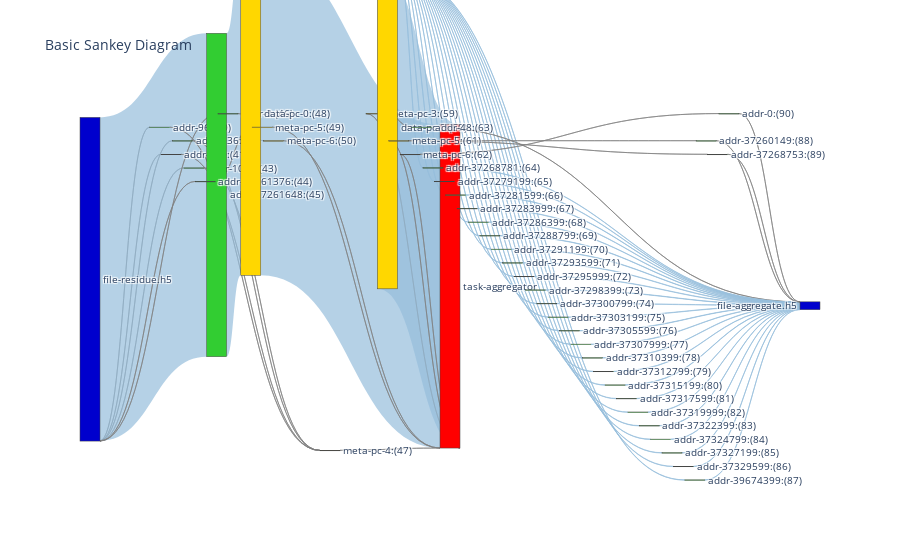

The notebook cell saved with this chart:
### Code cell
AGG = nx.compose(G_AGG_R, G_AGG_W)
print(AGG)
print(get_min_max_loc(AGG))

min_x = 39
pos = nx.get_node_attributes(AGG,'pos')
AGG_SHIFT = AGG

for n in AGG.nodes:
  _x = pos[n][0] - min_x
  _y = pos[n][1]
  AGG_SHIFT.add_node(n,pos=(_x,_y))


# draw_graph(AGG,COLOR_MAP,rm_tags=['agg_r','agg_w'])

agg_nodes, agg_nodes_dict = get_nodes_for_sankey(AGG_SHIFT,rm_tags=['agg_r','agg_w'])

agg_links = get_links_for_sankey(AGG_SHIFT, agg_nodes_dict)

agg_sankey = go.Sankey(
            node = agg_nodes,
            link = agg_links, 
            orientation='h',
            # domain=dict(
            #   row=1,
            #   column=0,),
            arrangement = "freeform",
            )

layout =  go.Layout(
    title = "Basic Sankey Diagram",
    bargap = 1,
    barmode = 'stack',
    font = dict(
      size = 10
    )
)

fig = go.Figure(data=agg_sankey, layout=layout)
fig.show()
fig.write_html(f"{image_path}/sankey-sampled-agg-vol-vfd.html")

### Figure 1 — Plotly figure (JSON) as saved in the notebook; plotly's stock layout.template omitted (floating-point values rounded to 4 significant figures)
{"data": [{"arrangement": "freeform", "link": {"color": ["rgba(128, 128, 128, 0.7)", "rgba(128, 128, 128, 0.7)", "rgba(128, 128, 128, 0.7)", "rgba(128, 128, 128, 0.7)", "rgba(150, 190, 220,0.7)", "rgba(128, 128, 128, 0.7)", "rgba(128, 128, 128, 0.7)", "rgba(128, 128, 128, 0.7)", "rgba(128, 128, 128, 0.7)", "rgba(128, 128, 128, 0.7)", "rgba(128, 128, 128, 0.7)", "rgba(150, 190, 220,0.7)", "rgba(128, 128, 128, 0.7)", "rgba(128, 128, 128, 0.7)", "rgba(128, 128, 128, 0.7)", "rgba(150, 190, 220,0.7)", "rgba(128, 128, 128, 0.7)", "rgba(128, 128, 128, 0.7)", "rgba(128, 128, 128, 0.7)", "rgba(150, 190, 220, 0.7)", "rgba(128, 128, 128, 0.7)", "rgba(128, 128, 128, 0.7)", "rgba(128, 128, 128, 0.7)", "rgba(150, 190, 220, 0.7)", "rgba(150, 190, 220, 0.7)", "rgba(150, 190, 220, 0.7)", "rgba(150, 190, 220, 0.7)", "rgba(150, 190, 220, 0.7)", "rgba(150, 190, 220, 0.7)", "rgba(150, 190, 220, 0.7)", "rgba(150, 190, 220, 0.7)", "rgba(150, 190, 220, 0.7)", "rgba(150, 190, 220, 0.7)", "rgba(150, 190, 220, 0.7)", "rgba(150, 190, 220, 0.7)", "rgba(150, 190, 220, 0.7)", "rgba(150, 190, 220, 0.7)", "rgba(150, 190, 220, 0.7)", "rgba(150, 190, 220, 0.7)", "rgba(150, 190, 220, 0.7)", "rgba(150, 190, 220, 0.7)", "rgba(150, 190, 220, 0.7)", "rgba(150, 190, 220, 0.7)", "rgba(150, 190, 220, 0.7)", "rgba(150, 190, 220, 0.7)", "rgba(150, 190, 220, 0.7)", "rgba(150, 190, 220, 0.7)", "rgba(128, 128, 128, 0.7)", "rgba(128, 128, 128, 0.7)", "rgba(128, 128, 128, 0.7)", "rgba(128, 128, 128, 0.7)", "rgba(150, 190, 220, 0.7)", "rgba(150, 190, 220, 0.7)", "rgba(150, 190, 220, 0.7)", "rgba(150, 190, 220, 0.7)", "rgba(150, 190, 220, 0.7)", "rgba(150, 190, 220, 0.7)", "rgba(150, 190, 220, 0.7)", "rgba(150, 190, 220, 0.7)", "rgba(150, 190, 220, 0.7)", "rgba(150, 190, 220, 0.7)", "rgba(150, 190, 220, 0.7)", "rgba(150, 190, 220, 0.7)", "rgba(150, 190, 220, 0.7)", "rgba(150, 190, 220, 0.7)", "rgba(150, 190, 220, 0.7)", "rgba(150, 190, 220, 0.7)", "rgba(150, 190, 220, 0.7)", "rgba(150, 190, 220, 0.7)", "rgba(150, 190, 220, 0.7)", "rgba(150, 190, 220, 0.7)", "rgba(150, 190, 220, 0.7)", "rgba(150, 190, 220, 0.7)", "rgba(150, 190, 220, 0.7)", "rgba(150, 190, 220, 0.7)", "rgba(128, 128, 128, 0.7)", "rgba(128, 128, 128, 0.7)", "rgba(128, 128, 128, 0.7)"], "customdata": [1, 1, 1, 1, 1, 1, 1, 1, 1, 1, 1, 1, 1, 1, 1, 1, 1, 1, 1, 1, 1, 1, 1, 1, 1, 1, 1, 1, 1, 1, 1, 1, 1, 1, 1, 1, 1, 1, 1, 1, 1, 1, 1, 1, 1, 1, 1, 1, 1, 3, 1, 1, 1, 1, 1, 1, 1, 1, 1, 1, 1, 1, 1, 1, 1, 1, 1, 1, 1, 1, 1, 1, 1, 1, 1, 1, 1, 3], "label": ["Access Volume : 512 B <br />Average Count : 1 <br />Average Access Size : 512 B <br />", "Access Volume : 512 B <br />Average Count : 1 <br />Average Access Size : 512 B <br />", "Access Volume : 544 B <br />Average Count : 1 <br />Average Access Size : 544 B <br />", "Access Volume : 328 B <br />Average Count : 1 <br />Average Access Size : 328 B <br />", "Access Volume : 2.4 MB <br />Average Count : 1 <br />Average Access Size : 2.4 MB <br />", "Access Volume : 512 B <br />Average Count : 1 <br />Average Access Size : 512 B <br />", "Access Volume : 1 B <br />Average Count : 1 <br />Average Access Size : 1 B <br />", "Access Volume : 512 B <br />Average Count : 1 <br />Average Access Size : 512 B <br />", "Access Volume : 512 B <br />Average Count : 1 <br />Average Access Size : 512 B <br />", "Access Volume : 544 B <br />Average Count : 1 <br />Average Access Size : 544 B <br />", "Access Volume : 328 B <br />Average Count : 1 <br />Average Access Size : 328 B <br />", "Access Volume : 2.4 MB <br />Average Count : 1 <br />Average Access Size : 2.4 MB <br />", "Access Volume : 512 B <br />Average Count : 1 <br />Average Access Size : 512 B <br />", "Access Volume : 1 B <br />Average Count : 1 <br />Average Access Size : 1 B <br />", "Access Volume : 1 B <br />Average Count : 1 <br />Average Access Size : 1 B <br />", "Access Volume : 2.4 MB <br />Average Count : 1 <br />Average Access Size : 2.4 MB <br />", "Access Volume : 1 B <br />Average Count : 1 <br />Average Access Size : 1 B <br />", "Access Volume : 1 B <br />Average Count : 1 <br />Average Access Size : 1 B <br />", "Access Volume : 1 B <br />Average Count : 1 <br />Average Access Size : 1 B <br />", "Access Volume : 2.4 MB <br />Average Count : 1 <br />Average Access Size : 2.4 MB <br />", "Access Volume : 1 B <br />Average Count : 1 <br />Average Access Size : 1 B <br />", "Access Volume : 1 B <br />Average Count : 1 <br />Average Access Size : 1 B <br />", "Access Volume : 512 B <br />Average Count : 1 <br />Average Access Size : 512 B <br />", "Access Volume : 2.4 KB <br />Average Count : 1 <br />Average Access Size : 2.4 KB <br />", "Access Volume : 2.4 KB <br />Average Count : 1 <br />Average Access Size : 2.4 KB <br />", "Access Volume : 2.4 KB <br />Average Count : 1 <br />Average Access Size : 2.4 KB <br />", "Access Volume : 2.4 KB <br />Average Count : 1 <br />Average Access Size : 2.4 KB <br />", "Access Volume : 2.4 KB <br />Average Count : 1 <br />Average Access Size : 2.4 KB <br />", "Access Volume : 2.4 KB <br />Average Count : 1 <br />Average Access Size : 2.4 KB <br />", "Access Volume : 2.4 KB <br />Average Count : 1 <br />Average Access Size : 2.4 KB <br />", "Access Volume : 2.4 KB <br />Average Count : 1 <br />Average Access Size : 2.4 KB <br />", "Access Volume : 2.4 KB <br />Average Count : 1 <br />Average Access Size : 2.4 KB <br />", "Access Volume : 2.4 KB <br />Average Count : 1 <br />Average Access Size : 2.4 KB <br />", "Access Volume : 2.4 KB <br />Average Count : 1 <br />Average Access Size : 2.4 KB <br />", "Access Volume : 2.4 KB <br />Average Count : 1 <br />Average Access Size : 2.4 KB <br />", "Access Volume : 2.4 KB <br />Average Count : 1 <br />Average Access Size : 2.4 KB <br />", "Access Volume : 2.4 KB <br />Average Count : 1 <br />Average Access Size : 2.4 KB <br />", "Access Volume : 2.4 KB <br />Average Count : 1 <br />Average Access Size : 2.4 KB <br />", "Access Volume : 2.4 KB <br />Average Count : 1 <br />Average Access Size : 2.4 KB <br />", "Access Volume : 2.4 KB <br />Average Count : 1 <br />Average Access Size : 2.4 KB <br />", "Access Volume : 2.4 KB <br />Average Count : 1 <br />Average Access Size : 2.4 KB <br />", "Access Volume : 2.4 KB <br />Average Count : 1 <br />Average Access Size : 2.4 KB <br />", "Access Volume : 2.4 KB <br />Average Count : 1 <br />Average Access Size : 2.4 KB <br />", "Access Volume : 2.4 KB <br />Average Count : 1 <br />Average Access Size : 2.4 KB <br />", "Access Volume : 2.4 KB <br />Average Count : 1 <br />Average Access Size : 2.4 KB <br />", "Access Volume : 2.4 KB <br />Average Count : 1 <br />Average Access Size : 2.4 KB <br />", "Access Volume : 2.4 KB <br />Average Count : 1 <br />Average Access Size : 2.4 KB <br />", "Access Volume : 268 B <br />Average Count : 1 <br />Average Access Size : 268 B <br />", "Access Volume : 28 B <br />Average Count : 1 <br />Average Access Size : 28 B <br />", "Access Volume : 1 B <br />Average Count : 3 <br />Average Access Size : 0.33 B <br />", "Access Volume : 512 B <br />Average Count : 1 <br />Average Access Size : 512 B <br />", "Access Volume : 2.4 KB <br />Average Count : 1 <br />Average Access Size : 2.4 KB <br />", "Access Volume : 2.4 KB <br />Average Count : 1 <br />Average Access Size : 2.4 KB <br />", "Access Volume : 2.4 KB <br />Average Count : 1 <br />Average Access Size : 2.4 KB <br />", "Access Volume : 2.4 KB <br />Average Count : 1 <br />Average Access Size : 2.4 KB <br />", "Access Volume : 2.4 KB <br />Average Count : 1 <br />Average Access Size : 2.4 KB <br />", "Access Volume : 2.4 KB <br />Average Count : 1 <br />Average Access Size : 2.4 KB <br />", "Access Volume : 2.4 KB <br />Average Count : 1 <br />Average Access Size : 2.4 KB <br />", "Access Volume : 2.4 KB <br />Average Count : 1 <br />Average Access Size : 2.4 KB <br />", "Access Volume : 2.4 KB <br />Average Count : 1 <br />Average Access Size : 2.4 KB <br />", "Access Volume : 2.4 KB <br />Average Count : 1 <br />Average Access Size : 2.4 KB <br />", "Access Volume : 2.4 KB <br />Average Count : 1 <br />Average Access Size : 2.4 KB <br />", "Access Volume : 2.4 KB <br />Average Count : 1 <br />Average Access Size : 2.4 KB <br />", "Access Volume : 2.4 KB <br />Average Count : 1 <br />Average Access Size : 2.4 KB <br />", "Access Volume : 2.4 KB <br />Average Count : 1 <br />Average Access Size : 2.4 KB <br />", "Access Volume : 2.4 KB <br />Average Count : 1 <br />Average Access Size : 2.4 KB <br />", "Access Volume : 2.4 KB <br />Average Count : 1 <br />Average Access Size : 2.4 KB <br />", "Access Volume : 2.4 KB <br />Average Count : 1 <br />Average Access Size : 2.4 KB <br />", "Access Volume : 2.4 KB <br />Average Count : 1 <br />Average Access Size : 2.4 KB <br />", "Access Volume : 2.4 KB <br />Average Count : 1 <br />Average Access Size : 2.4 KB <br />", "Access Volume : 2.4 KB <br />Average Count : 1 <br />Average Access Size : 2.4 KB <br />", "Access Volume : 2.4 KB <br />Average Count : 1 <br />Average Access Size : 2.4 KB <br />", "Access Volume : 2.4 KB <br />Average Count : 1 <br />Average Access Size : 2.4 KB <br />", "Access Volume : 2.4 KB <br />Average Count : 1 <br />Average Access Size : 2.4 KB <br />", "Access Volume : 2.4 KB <br />Average Count : 1 <br />Average Access Size : 2.4 KB <br />", "Access Volume : 268 B <br />Average Count : 1 <br />Average Access Size : 268 B <br />", "Access Volume : 28 B <br />Average Count : 1 <br />Average Access Size : 28 B <br />", "Access Volume : 1 B <br />Average Count : 3 <br />Average Access Size : 0.33 B <br />"], "source": [0, 0, 0, 0, 0, 0, 0, 1, 2, 3, 4, 5, 6, 7, 8, 9, 10, 11, 12, 12, 12, 12, 13, 14, 14, 14, 14, 14, 14, 14, 14, 14, 14, 14, 14, 14, 14, 14, 14, 14, 14, 14, 14, 14, 14, 14, 14, 15, 15, 16, 17, 18, 19, 20, 21, 22, 23, 24, 25, 26, 27, 28, 29, 30, 31, 32, 33, 34, 35, 36, 37, 38, 39, 40, 41, 42, 43, 44], "target": [1, 2, 3, 4, 5, 6, 7, 8, 8, 8, 8, 9, 10, 11, 12, 12, 12, 12, 13, 14, 15, 16, 17, 18, 19, 20, 21, 22, 23, 24, 25, 26, 27, 28, 29, 30, 31, 32, 33, 34, 35, 36, 37, 38, 39, 40, 41, 42, 43, 44, 45, 45, 45, 45, 45, 45, 45, 45, 45, 45, 45, 45, 45, 45, 45, 45, 45, 45, 45, 45, 45, 45, 45, 45, 45, 45, 45, 45], "value": [512, 512, 544, 328, 2400000, 512, 1, 512, 512, 544, 328, 2400000, 512, 1, 1, 2400000, 1, 1, 1, 2400000, 1, 1, 512, 2400, 2400, 2400, 2400, 2400, 2400, 2400, 2400, 2400, 2400, 2400, 2400, 2400, 2400, 2400, 2400, 2400, 2400, 2400, 2400, 2400, 2400, 2400, 2400, 268, 28, 1, 512, 2400, 2400, 2400, 2400, 2400, 2400, 2400, 2400, 2400, 2400, 2400, 2400, 2400, 2400, 2400, 2400, 2400, 2400, 2400, 2400, 2400, 2400, 2400, 2400, 268, 28, 1]}, "node": {"color": ["MediumBlue", "LimeGreen", "LimeGreen", "LimeGreen", "LimeGreen", "LimeGreen", "LimeGreen", "LimeGreen", "Gold", "Gold", "Gold", "Gold", "Red", "Gold", "Gold", "Gold", "Gold", "LimeGreen", "LimeGreen", "LimeGreen", "LimeGreen", "LimeGreen", "LimeGreen", "LimeGreen", "LimeGreen", "LimeGreen", "LimeGreen", "LimeGreen", "LimeGreen", "LimeGreen", "LimeGreen", "LimeGreen", "LimeGreen", "LimeGreen", "LimeGreen", "LimeGreen", "LimeGreen", "LimeGreen", "LimeGreen", "LimeGreen", "LimeGreen", "LimeGreen", "LimeGreen", "LimeGreen", "LimeGreen", "MediumBlue"], "customdata": ["file", "agg_r", "agg_r", "agg_r", "agg_r", "agg_r", "agg_r", "agg_r", "agg_r", "agg_r", "agg_r", "agg_r", "task", "agg_w", "agg_w", "agg_w", "agg_w", "agg_w", "agg_w", "agg_w", "agg_w", "agg_w", "agg_w", "agg_w", "agg_w", "agg_w", "agg_w", "agg_w", "agg_w", "agg_w", "agg_w", "agg_w", "agg_w", "agg_w", "agg_w", "agg_w", "agg_w", "agg_w", "agg_w", "agg_w", "agg_w", "agg_w", "agg_w", "agg_w", "agg_w", "file"], "label": ["file-residue.h5", "addr-96:(40)", "addr-680:(41)", "addr-136:(42)", "addr-1072:(43)", "addr-37261648:(45)", "addr-37261376:(44)", "addr-0:(46)", "meta-pc-4:(47)", "data-pc-0:(48)", "meta-pc-5:(49)", "meta-pc-6:(50)", "task-aggregator", "meta-pc-3:(59)", "data-pc-0:(60)", "meta-pc-5:(61)", "meta-pc-6:(62)", "addr-48:(63)", "addr-37268781:(64)", "addr-37279199:(65)", "addr-37281599:(66)", "addr-37283999:(67)", "addr-37286399:(68)", "addr-37288799:(69)", "addr-37291199:(70)", "addr-37293599:(71)", "addr-37295999:(72)", "addr-37298399:(73)", "addr-37300799:(74)", "addr-37303199:(75)", "addr-37305599:(76)", "addr-37307999:(77)", "addr-37310399:(78)", "addr-37312799:(79)", "addr-37315199:(80)", "addr-37317599:(81)", "addr-37319999:(82)", "addr-37322399:(83)", "addr-37324799:(84)", "addr-37327199:(85)", "addr-37329599:(86)", "addr-39674399:(87)", "addr-37260149:(88)", "addr-37268753:(89)", "addr-0:(90)", "file-aggregate.h5"], "pad": 10, "thickness": 20, "x": [0, 0.1077, 0.1231, 0.1385, 0.1538, 0.1846, 0.1692, 0.2, 0.2154, 0.2308, 0.2462, 0.2615, 0.3846, 0.4, 0.4154, 0.4308, 0.4462, 0.4615, 0.4769, 0.4923, 0.5077, 0.5231, 0.5385, 0.5538, 0.5692, 0.5846, 0.6, 0.6154, 0.6308, 0.6462, 0.6615, 0.6769, 0.6923, 0.7077, 0.7231, 0.7385, 0.7538, 0.7692, 0.7846, 0.8, 0.8154, 0.8308, 0.8462, 0.8615, 0.8769, 1], "y": [0, 0.07143, 0.1429, 0.1071, 0.1786, 0.25, 0.2143, 0.03571, 0, 0.03571, 0.07143, 0.1071, 0, 0.03571, 0.07143, 0.1071, 0.1429, 0.07143, 0.1786, 0.2143, 0.25, 0.2857, 0.3214, 0.3571, 0.3929, 0.4286, 0.4643, 0.5, 0.5357, 0.5714, 0.6071, 0.6429, 0.6786, 0.7143, 0.75, 0.7857, 0.8214, 0.8571, 0.8929, 0.9286, 0.9643, 1, 0.1071, 0.1429, 0.03571, 0]}, "orientation": "h", "type": "sankey"}], "layout": {"bargap": 1, "barmode": "stack", "font": {"size": 10}, "title": {"text": "Basic Sankey Diagram"}}}
